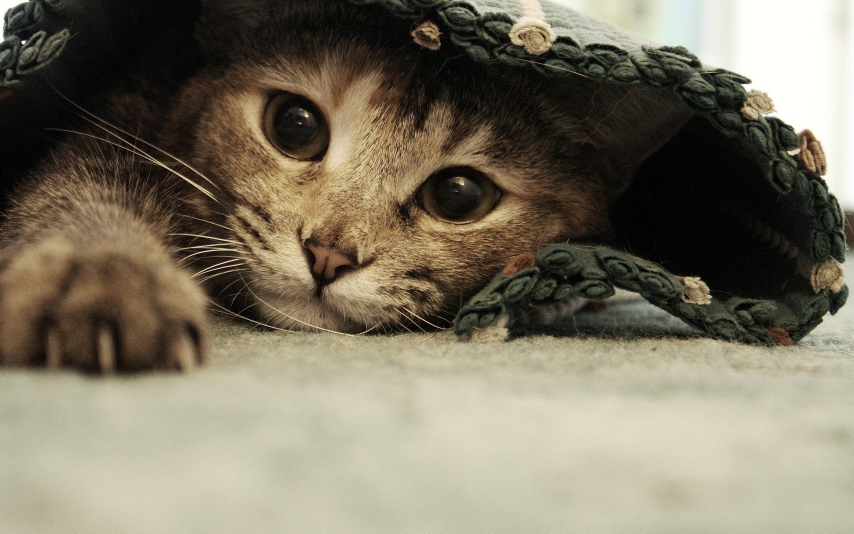
#> input picture cat.jpg, 2560 x 1600 px (shown at 1/3 size)
$ python color-mapper.py
#> lines starting #> are read from the running program, lines starting #| are printed output that depends on the picture
from PIL import Image
import matplotlib.pyplot as plt
import numpy as np
import colorsys
from tkinter import Tk
from tkinter.filedialog import askopenfilename

Tk().withdraw()
imgfull = Image.open(askopenfilename())
#> the answer given: cat.jpg
#> imgfull is the input picture: PIL image 2560x1600 RGB; mean R, G, B 124.4, 116.7, 99
imgfull.thumbnail((400, 400))
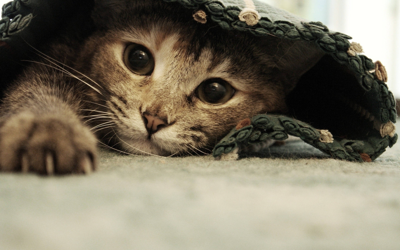
#> imgfull: PIL image 400x250 RGB; mean R, G, B 124.3, 116.6, 98.9

img = np.asarray(imgfull)

plotcolors = []
hues = []
saturations = []
values = []

for row in img:
    for pixel in row:
        red = pixel[0]/255
        green = pixel[1]/255
        blue = pixel[2]/255
        # plotcolors.append([red,green,blue])
        hsv = colorsys.rgb_to_hsv(red, green, blue)
        hues.append(hsv[0]*np.pi*2)
        saturations.append(hsv[1])
        values.append(hsv[2])
        plotcolors.append(colorsys.hsv_to_rgb(hsv[0],hsv[1],0.5))
#> after the loop, hues = 100000 items; plotcolors = 100000 items; saturations = 100000 items; values = 100000 items


fig = plt.figure()
ax = fig.add_subplot(projection='polar')
c = ax.scatter(hues, saturations, c=plotcolors, edgecolors='none', alpha=0.2)

plt.show()
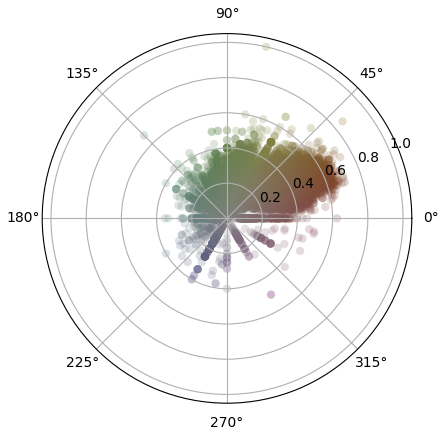
#> figure drawn by matplotlib, 1 panel
